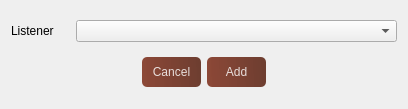
<?xml version="1.0" encoding="UTF-8"?>
<ui version="4.0">
 <class>SetListener</class>
 <widget class="QDialog" name="SetListener">
  <property name="windowModality">
   <enum>Qt::NonModal</enum>
  </property>
  <property name="geometry">
   <rect>
    <x>0</x>
    <y>0</y>
    <width>408</width>
    <height>109</height>
   </rect>
  </property>
  <property name="windowTitle">
   <string>Choose Listener</string>
  </property>
  <property name="windowIcon">
   <iconset theme="a">
    <normaloff>../Image/WareedIcon.png</normaloff>../Image/WareedIcon.png</iconset>
  </property>
  <property name="autoFillBackground">
   <bool>false</bool>
  </property>
  <property name="styleSheet">
   <string notr="true">QPushButton:hover{
        background-color: qlineargradient(spread:pad, x1:0, y1:0.505682, x2:1, y2:0.477, stop:0 rgba(183, 44, 24, 219), stop:1 rgba(93, 39, 24, 226));
}

QPushButton:pressed{
        padding-left:5px;
        padding-top:5px;
        background-color:rgba(150, 123, 111, 255);
}

QPushButton{
        background-color: qlineargradient(spread:pad, x1:0, y1:0.505682, x2:1, y2:0.477, stop:0 rgba(124, 44, 24, 219), stop:1 rgba(93, 39, 24, 226));
        color:rgba(255, 255, 255, 210);
        border-radius:5px;
}

QLineEdit{
background-color:rgba(0, 0, 0, 0);
border:none;
border-bottom:2px solid rgba(124, 44, 24, 219);
padding-bottom:7px;

}

</string>
  </property>
  <layout class="QGridLayout" name="gridLayout">
   <item row="0" column="1" colspan="5">
    <widget class="QComboBox" name="comboBox"/>
   </item>
   <item row="1" column="3">
    <widget class="QPushButton" name="pushButton_2">
     <property name="minimumSize">
      <size>
       <width>0</width>
       <height>30</height>
      </size>
     </property>
     <property name="text">
      <string>Add</string>
     </property>
    </widget>
   </item>
   <item row="1" column="2">
    <widget class="QPushButton" name="pushButton">
     <property name="minimumSize">
      <size>
       <width>0</width>
       <height>30</height>
      </size>
     </property>
     <property name="text">
      <string>Cancel</string>
     </property>
    </widget>
   </item>
   <item row="0" column="0">
    <widget class="QLabel" name="label">
     <property name="text">
      <string>Listener</string>
     </property>
    </widget>
   </item>
   <item row="1" column="0" colspan="2">
    <spacer name="horizontalSpacer">
     <property name="orientation">
      <enum>Qt::Horizontal</enum>
     </property>
     <property name="sizeHint" stdset="0">
      <size>
       <width>107</width>
       <height>20</height>
      </size>
     </property>
    </spacer>
   </item>
  </layout>
 </widget>
 <resources/>
 <connections/>
</ui>
